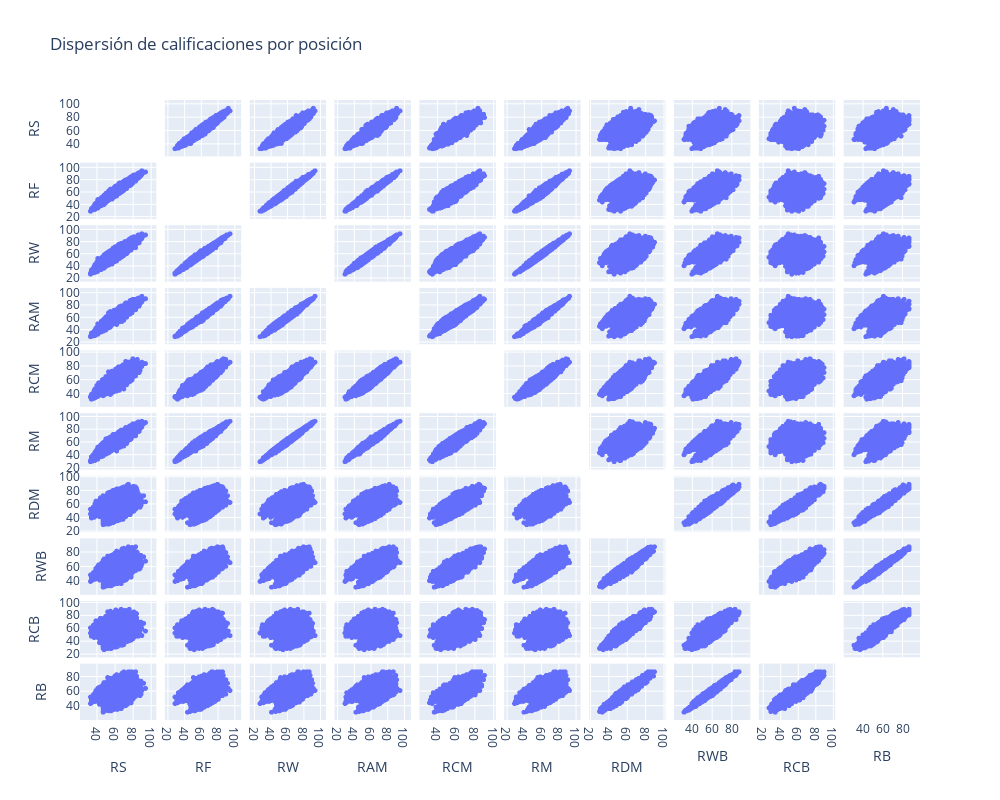

The code cell stored with this chart in its notebook:
### Code cell
# Matriz de gráficos de dispersión de variables de interés
fig = px.scatter_matrix(df,
    dimensions=['RS','RF', 'RW','RAM', 'RCM', 'RM', 'RDM', 'RWB','RCB', 'RB'],
    title="Dispersión de calificaciones por posición",
    width=1000,  
    height=800,
)

fig.update_traces(diagonal_visible=False, marker=dict(size=5))

fig.show()

### Figure 1 — Plotly figure (JSON) as saved in the notebook; plotly's stock layout.template omitted (floating-point values rounded to 4 significant figures; data arrays with more than 128 entries replaced by an {"elided": "..."} marker saying what was removed)
{"data": [{"diagonal": {"visible": false}, "dimensions": [{"axis": {"matches": true}, "label": "RS", "values": {"elided": "17140 float values"}}, {"axis": {"matches": true}, "label": "RF", "values": {"elided": "17140 float values"}}, {"axis": {"matches": true}, "label": "RW", "values": {"elided": "17140 float values"}}, {"axis": {"matches": true}, "label": "RAM", "values": {"elided": "17140 float values"}}, {"axis": {"matches": true}, "label": "RCM", "values": {"elided": "17140 float values"}}, {"axis": {"matches": true}, "label": "RM", "values": {"elided": "17140 float values"}}, {"axis": {"matches": true}, "label": "RDM", "values": {"elided": "17140 float values"}}, {"axis": {"matches": true}, "label": "RWB", "values": {"elided": "17140 float values"}}, {"axis": {"matches": true}, "label": "RCB", "values": {"elided": "17140 float values"}}, {"axis": {"matches": true}, "label": "RB", "values": {"elided": "17140 float values"}}], "hovertemplate": "%{xaxis.title.text}=%{x}<br>%{yaxis.title.text}=%{y}<extra></extra>", "legendgroup": "", "marker": {"color": "#636efa", "size": 5, "symbol": "circle"}, "name": "", "showlegend": false, "type": "splom"}], "layout": {"dragmode": "select", "height": 800, "legend": {"tracegroupgap": 0}, "title": {"text": "Dispersión de calificaciones por posición"}, "width": 1000}}
